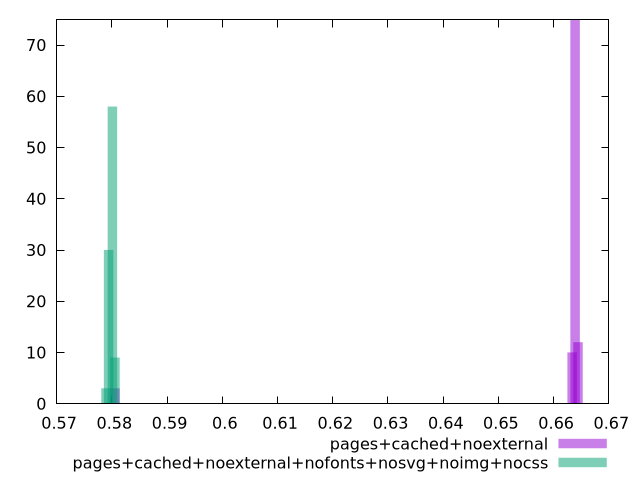

This chart was generated by the following gnuplot code:
$_pagesCachedNoexternal <<EOF
0.663351037161853 10
0.6638807292330496 75
0.580542510031454 3
0.6644104213042462 12
EOF
$_pagesCachedNoexternalNofontsNosvgNoimgNocss <<EOF
0.5800998502131053 58
0.5794076069550944 30
0.5805613457184459 9
0.5789461114497538 3
EOF
set key outside below
set terminal pngcairo
set output "report_00005_2020-11-02T22-26-11.212Z/uses-rel-preload/uses-rel-preload_pages+cached+noexternal_pages+cached+noexternal+nofonts+nosvg+noimg+nocss+hist.png"
set boxwidth 0.0017092861970898477
set style fill transparent solid 0.5 noborder
set yrange [0:75]
plot $_pagesCachedNoexternal title "pages+cached+noexternal" with boxes ,$_pagesCachedNoexternalNofontsNosvgNoimgNocss title "pages+cached+noexternal+nofonts+nosvg+noimg+nocss" with boxes ,
